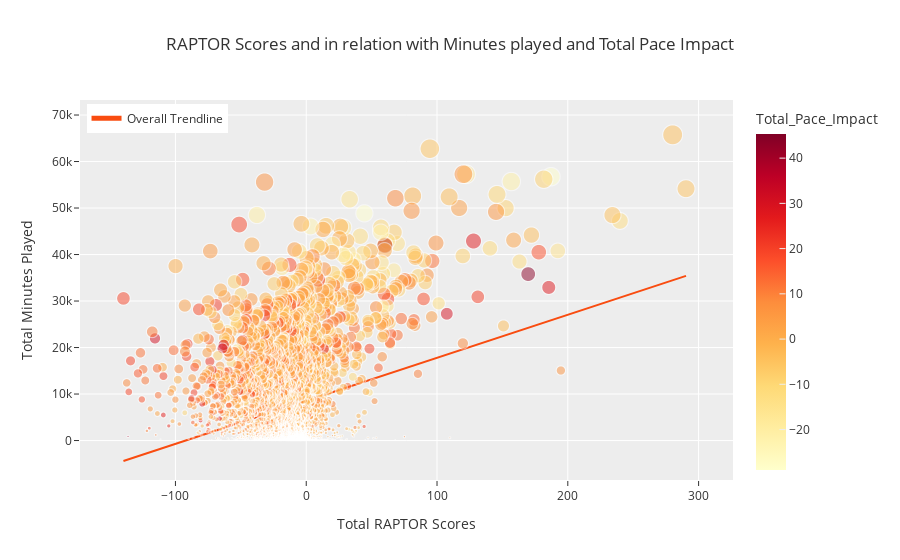

The notebook cell saved with this chart:
### Code cell
multi=total_mp_pace_raptor.sort_values(by="Total_RAPTOR_Scores",ascending=False)
multi

fig=px.scatter(multi, x="Total_RAPTOR_Scores",
           y="Total_Minutes_Played",
           color="Total_Pace_Impact",
           size="Total_Minutes_Played",
           color_continuous_scale=px.colors.sequential.YlOrRd,
           hover_data=["player_name"],
           title="RAPTOR Scores and in relation with Minutes played and Total Pace Impact",
           template="ggplot2",
           trendline="ols",
           trendline_scope="overall",
           trendline_color_override="#F94C10",
           opacity=0.5
                                      
           )
fig.update_layout(legend=dict(
    yanchor="top",
    y=0.99,
    xanchor="left",
    x=0.01,),
    xaxis_title="Total RAPTOR Scores",
    yaxis_title="Total Minutes Played"
    )

# fig.data = fig.data[::-1]

fig.show()

### Figure 1 — Plotly figure (JSON) as saved in the notebook; plotly's stock layout.template omitted (floating-point values rounded to 4 significant figures; data arrays with more than 128 entries replaced by an {"elided": "..."} marker saying what was removed)
{"data": [{"customdata": {"elided": "3657x1 str values"}, "hovertemplate": "Total_RAPTOR_Scores=%{x}<br>Total_Minutes_Played=%{marker.size}<br>player_name=%{customdata[0]}<br>Total_Pace_Impact=%{marker.color}<extra></extra>", "legendgroup": "", "marker": {"color": {"elided": "3657 float values"}, "coloraxis": "coloraxis", "opacity": 0.5, "size": {"elided": "3657 int values"}, "sizemode": "area", "sizeref": 164.4, "symbol": "circle"}, "mode": "markers", "name": "", "showlegend": false, "type": "scattergl", "x": {"elided": "3657 float values"}, "xaxis": "x", "y": {"elided": "3657 int values"}, "yaxis": "y"}, {"hovertemplate": "<b>OLS trendline</b><br>Total_Minutes_Played = 92.5709 * Total_RAPTOR_Scores + 8538.3<br>R<sup>2</sup>=0.081200<br><br>Total_RAPTOR_Scores=%{x}<br>Total_Minutes_Played=%{y} <b>(trend)</b><extra></extra>", "legendgroup": "Overall Trendline", "line": {"color": "#F94C10"}, "mode": "lines", "name": "Overall Trendline", "showlegend": true, "type": "scatter", "x": {"elided": "3657 float values"}, "xaxis": "x", "y": {"elided": "3657 float values"}, "yaxis": "y"}], "layout": {"coloraxis": {"colorbar": {"title": {"text": "Total_Pace_Impact"}}, "colorscale": [[0, "rgb(255,255,204)"], [0.125, "rgb(255,237,160)"], [0.25, "rgb(254,217,118)"], [0.375, "rgb(254,178,76)"], [0.5, "rgb(253,141,60)"], [0.625, "rgb(252,78,42)"], [0.75, "rgb(227,26,28)"], [0.875, "rgb(189,0,38)"], [1, "rgb(128,0,38)"]]}, "legend": {"itemsizing": "constant", "tracegroupgap": 0, "x": 0.01, "xanchor": "left", "y": 0.99, "yanchor": "top"}, "title": {"text": "RAPTOR Scores and in relation with Minutes played and Total Pace Impact"}, "xaxis": {"anchor": "y", "domain": [0, 1], "title": {"text": "Total RAPTOR Scores"}}, "yaxis": {"anchor": "x", "domain": [0, 1], "title": {"text": "Total Minutes Played"}}}}
